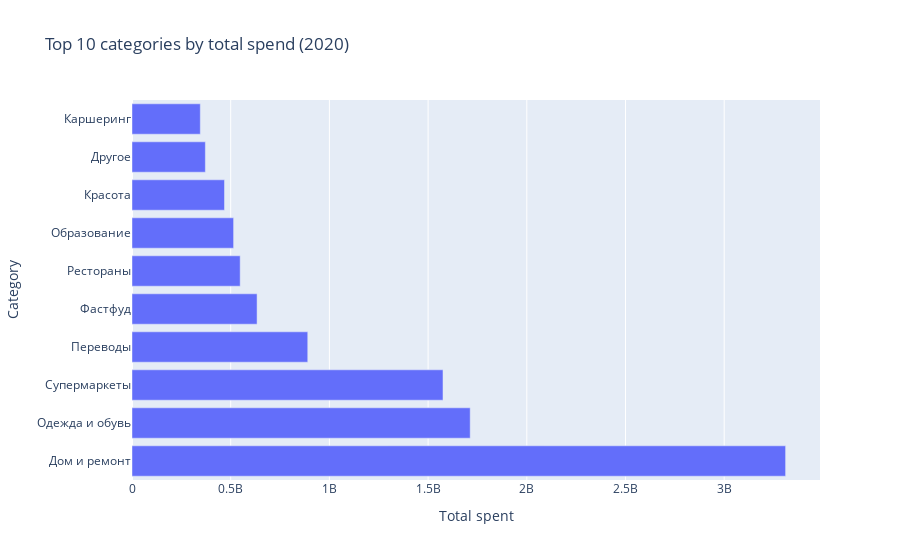

Notebook cell for this chart:
### Markdown cell above
### Топ категорий по суммарным расходам (2020)

Горизонтальная столбчатая диаграмма показывает топ-10 категорий по общей сумме расходов за 2020 год.  
Визуализация позволяет:
- быстро определить ключевые категории с наибольшим вкладом в общие траты
- сравнить масштабы расходов между категориями
- выделить основные направления потребительских расходов

### Code cell
TOP_N = 10

# считаем суммарные траты по категориям за весь период
top_cat = (
    df.groupby("name", as_index=False)["total_spent"]
    .sum()
    .sort_values("total_spent", ascending=False)
    .head(TOP_N)
)

# строим bar
fig = px.bar(
    top_cat,
    x="total_spent",
    y="name",
    orientation="h",
    title=f"Top {TOP_N} categories by total spend (2020)"
)

# немного улучшаем читаемость
fig.update_layout(yaxis_title="Category", xaxis_title="Total spent")
fig.show()

### Figure 1 — Plotly figure (JSON) as saved in the notebook; plotly's stock layout.template omitted (floating-point values rounded to 4 significant figures)
{"data": [{"hovertemplate": "total_spent=%{x}<br>name=%{y}<extra></extra>", "legendgroup": "", "marker": {"color": "#636efa", "pattern": {"shape": ""}}, "name": "", "orientation": "h", "showlegend": false, "textposition": "auto", "type": "bar", "x": [3311000000.0, 1713000000.0, 1575000000.0, 890400000.0, 633600000.0, 548000000.0, 514700000.0, 468500000.0, 371600000.0, 346100000.0], "xaxis": "x", "y": ["Дом и ремонт", "Одежда и обувь", "Супермаркеты", "Переводы", "Фастфуд", "Рестораны", "Образование", "Красота", "Другое", "Каршеринг"], "yaxis": "y"}], "layout": {"barmode": "relative", "legend": {"tracegroupgap": 0}, "title": {"text": "Top 10 categories by total spend (2020)"}, "xaxis": {"anchor": "y", "domain": [0, 1], "title": {"text": "Total spent"}}, "yaxis": {"anchor": "x", "domain": [0, 1], "title": {"text": "Category"}}}}
